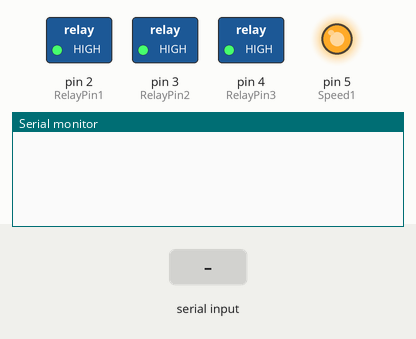
The sketch below on a simulated Arduino Uno, built with avr-gcc and run on an emulated ATmega328P. Shown: switched loads named in the sketch (green lamp = pin HIGH), output pins drawn as LEDs (lit = HIGH), the last lines printed to the serial monitor. The test bench sets the inputs (shaded band).

Above: at 1.2 s.
1.3 s: "room bulb on" received over Serial
At 3.1 s:
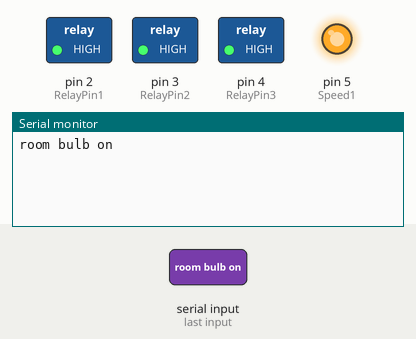
3.8 s: "room bulb off" received over Serial
At 6.0 s:
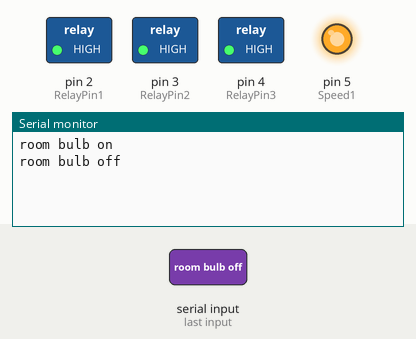
6.3 s: "kitchen bulb on" received over Serial
At 8.2 s:
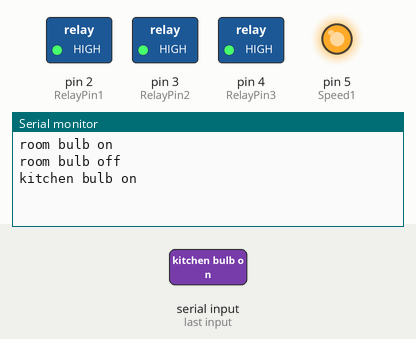

The sketch:

gsdfs.ino
```cpp
#define RelayPin1 2 //room
#define RelayPin2 3  //kitchen
#define RelayPin3 4 //controller room
#define Speed1 5
//#define Speed2 6
//#define Speed4 7


void setup()
{
  // put your setup code here, to run once:

  Serial.begin(9600);
  pinMode(RelayPin1, OUTPUT);
  pinMode(RelayPin2, OUTPUT);
  pinMode(RelayPin3, OUTPUT);
  digitalWrite(RelayPin1, HIGH);
  digitalWrite(RelayPin2, HIGH);
  digitalWrite(RelayPin3, HIGH);
  // Debug console
  pinMode(Speed1, OUTPUT);
//  pinMode(Speed2, OUTPUT);
//  pinMode(Speed4, OUTPUT);
  //Initially the fan will be in OFF state
  digitalWrite(Speed1, HIGH);
//  digitalWrite(Speed2, HIGH);
//  digitalWrite(Speed4, HIGH);
//
}

void loop() {
  // put your main code here, to run repeatedly:
  if(Serial.available() == 1)
  {
    String val = Serial.readString();
    Serial.println(val);

    if(val == "room bulb on")
    {
      digitalWrite(2, LOW);
    }
    if(val == "room bulb off")
    {
      digitalWrite(2, HIGH);
    }
    if(val == "kitchen bulb on")
    {
      digitalWrite(3, LOW);
    }
    if(val == "kitchen bulb off")
    {
      digitalWrite(3, HIGH);
    }
    if(val == "controller room bulb on")
    {
      digitalWrite(4, LOW);
    }
    if(val == "controller room bulb off")
    {
      digitalWrite(4, HIGH);
    }
   if(val="all bulb on")
   {
    digitalWrite(2, LOW);
    digitalWrite(3, LOW);
    digitalWrite(4, LOW);
    }
       if(val="all bulb off")
   {
    digitalWrite(2, HIGH);
    digitalWrite(3, HIGH);
    digitalWrite(4, HIGH);
    }
    if(val="fan on")
    {
      digitalWrite(5,LOW);
      }
      if(val="fan off")
    {
      digitalWrite(5,HIGH);
      }
  }
}
//    if (val== "fan off")
//  {
//    //All realys Off - Fan Off
//
//    digitalWrite(Speed1, LOW);
//    digitalWrite(Speed2, LOW);
//    digitalWrite(Speed4, LOW);
//  }
//
//  if (val == "fan speed one ")
//  {
//    //Speed1 Relay On - Fan at speed 1
//
//    digitalWrite(Speed1, HIGH);
//    digitalWrite(Speed2, HIGH);
//    digitalWrite(Speed4, HIGH);
//    delay(500);
//    digitalWrite(Speed1, LOW);
//  }
//
//  if (val="fan speed two ")
//  {
//    //Speed2 Relay On - Fan at speed 2
//
//    digitalWrite(Speed1, HIGH);
//    digitalWrite(Speed2, HIGH);
//    digitalWrite(Speed4, HIGH);
//    delay(500);
//    digitalWrite(Speed2, LOW);
//  }
//
//  if (val="fan speed three")
//  {
//    //Speed1 & Speed2 Relays On - Fan at speed 3
//
//    digitalWrite(Speed1, HIGH);
//    digitalWrite(Speed2, HIGH);
//    digitalWrite(Speed4, HIGH);
//    delay(500);
//    digitalWrite(Speed1, LOW);
//    digitalWrite(Speed2, LOW);
//  }
//
//  if (val="fan speed four")
//  {
//    //Speed4 Relay On - Fan at speed 4
//
//    digitalWrite(Speed1, HIGH);
//    digitalWrite(Speed2, HIGH);
//    digitalWrite(Speed4, HIGH);
//    delay(500);
//    digitalWrite(Speed4, LOW);
//  }
//
//}
```

Measured:
- after the input at 1.3 s, the serial monitor: prints a new line after 1.0 s (image 1)
- after the input at 3.8 s, the serial monitor: prints a new line after 1.0 s (image 2)
- after the input at 6.3 s, the serial monitor: prints a new line after 1.0 s (image 3)
